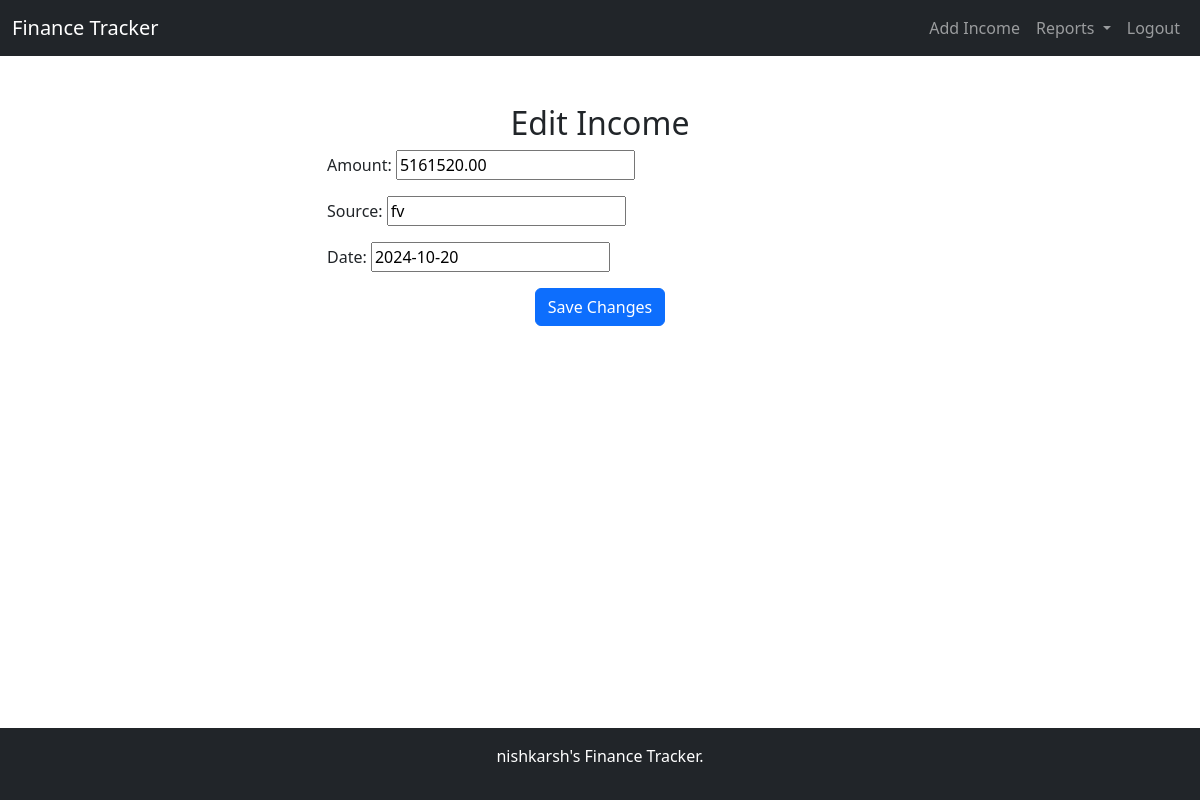
The page /tracker1/edit-income/6/ (signed in) on the database its author committed.
### tracker1/models.py (models this page shows, shortened)
class Income(models.Model):
    user = models.ForeignKey(User, on_delete=models.CASCADE)
    amount = models.DecimalField(max_digits=10, decimal_places=2)
    source = models.CharField(max_length=255)
    date = models.DateField()

### tracker1/views.py (the view)
# urls.py: path('edit-income/<int:pk>/', views.edit_income, name='edit_income'),
@login_required
def edit_income(request, pk):
    income = Income.objects.get(pk=pk, user=request.user)
    if request.method == 'POST':
        form = IncomeForm(request.POST, instance=income)
        if form.is_valid():
            form.save()
            return redirect('dashboard')
    else:
        form = IncomeForm(instance=income)
    return render(request, 'edit_income.html', {'form': form})

### tracker1/forms.py
class IncomeForm(forms.ModelForm):
    class Meta:
        model = Income
        fields = ['amount', 'source', 'date']

### tracker1/templates/edit_income.html (shortened to what this page needs)
{% extends 'base.html' %}
{% block content %}
<h2 class="text-center">Edit Income</h2>
<div class="row justify-content-center">
    <div class="col-md-6">
        <form method="POST">
            {{ form.as_p }}
            <div class="text-center">
                <button type="submit" class="btn btn-primary">Save Changes</button>
            </div>
        </form>
    </div>
</div>
{% endblock %}

### templates/base.html (style rules this page uses)
body { min-height: 100vh; display: flex; flex-direction: column; }

### rows shown on the page
Income: amount "5161520.00", source "fv", date "2024-10-20"
